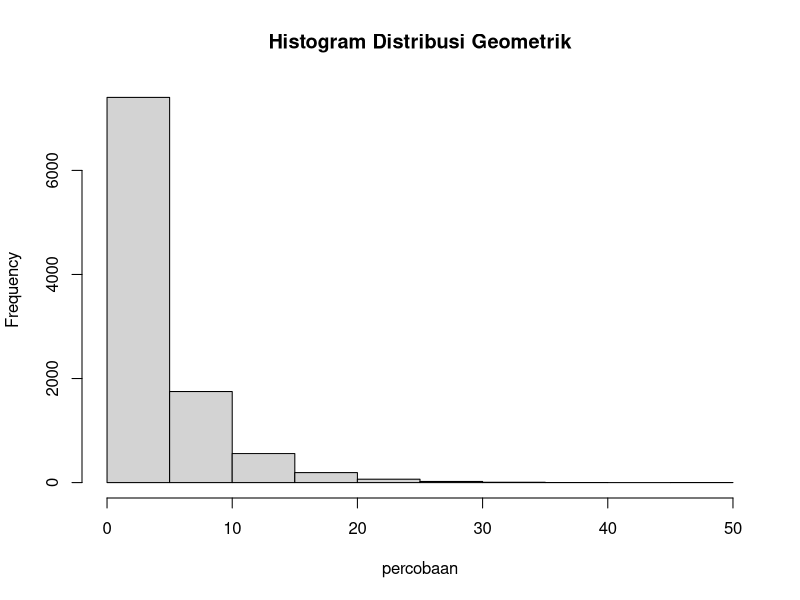

Here is the R script that generated this plot:
distGeometrik <- function(x,p,q){
  print(p*(q)**(x-1))
}

#1a
x <- 3
p <- 0.2
q <- 1-p
a <- dgeom(x = x ,prob = p)
print(a)

#1b
set.seed(10000)
x <- 3
prob <- 0.2
q <- 1-prob
res <- runif(10000, 0, distGeometrik(x,prob,(1-prob)))
b <- mean(res)
print(b)

#1d
n = 10000
ygeom <- rgeom(n, prob = p)
hist(ygeom, 
     main = "Histogram Distribusi Geometrik",
     xlab = "percobaan")

#1e
varian <- (1-p)/p**2
rataan <- 1/p
print(rataan)
print(varian)